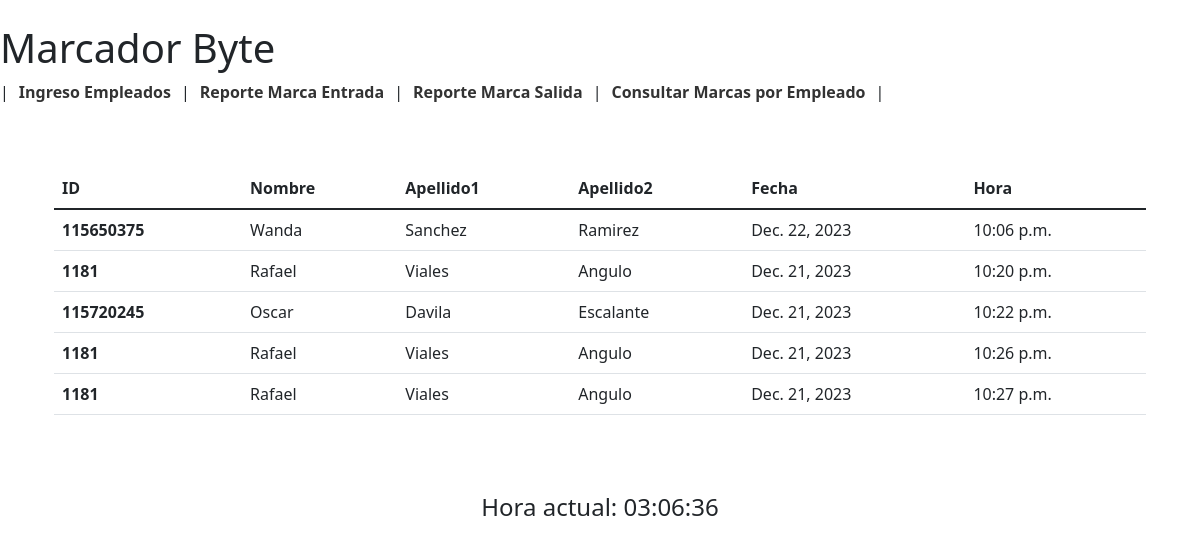
Page /ListaMarcasSalida/ on the earlier database version.
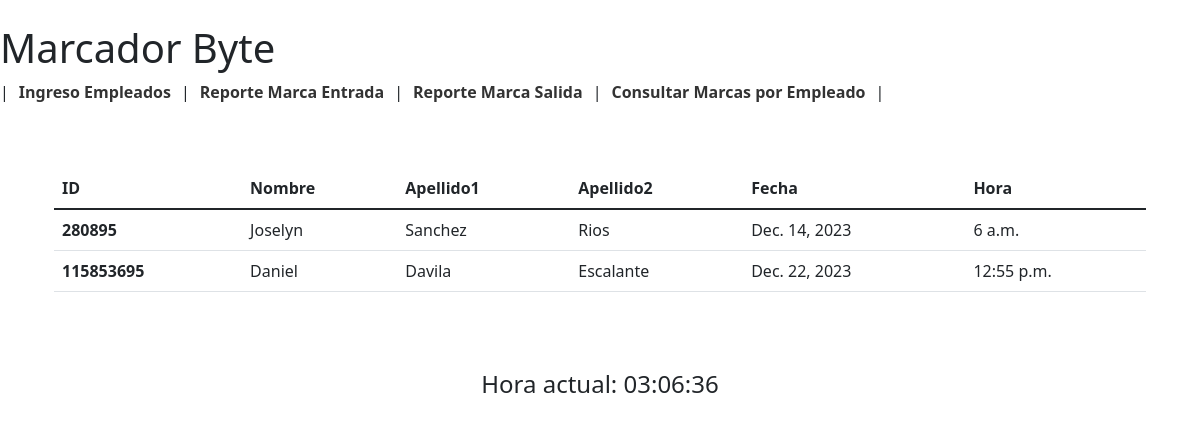
Same page on the later database version.
### Marcador_Byte/models.py (models this page shows, shortened)
class Marcas2(models.Model):
    marca_id = models.AutoField(primary_key=True, verbose_name="Marca ID")
    fecha = models.DateField(verbose_name="Fecha")
    hora = models.TimeField(verbose_name="Hora")
    empleado = models.ForeignKey(Empleado, on_delete=models.CASCADE, verbose_name="Empleado")

class Empleado(models.Model):
    empleado_id = models.IntegerField(primary_key=True, verbose_name="ID Empleado", unique=True)
    nombre = models.CharField(max_length=255, verbose_name="Nombre")
    apellido1 = models.CharField(max_length=255, verbose_name="Apellido 1")
    apellido2 = models.CharField(max_length=255, verbose_name="Apellido 2")

### Marcador_Byte/views.py (the view)
# urls.py: path('ListaMarcasSalida/', views.ListaMarcasSalida, name='ListaMarcasSalida'),
def ListaMarcasSalida(request):
    marcassalida= Marcas2.objects.all()
    return render(request, 'tabla_marca_salida.html',{'marcassalida': marcassalida})

### Marcador_Byte/templates/tabla_marca_salida.html (shortened to what this page needs)
{% extends "./supervisor_panel.html" %}
{% block body %}
<div class="container py-4">
    <table class="table">
        <thead>
            <tr>
                <th scope="col">ID</th>
                <th scope="col">Nombre</th>
                <th scope="col">Apellido1</th>
                <th scope="col">Apellido2</th>
                <th scope="col">Fecha</th>
                <th scope="col">Hora</th>
            </tr>
        </thead>
        <tbody>
            {% for marcasalida in marcassalida %}
            <tr>
                <th scope="row">{{ marcasalida.empleado_id }}</th>
                <td>{{ marcasalida.empleado.nombre }}</td>
                <td>{{ marcasalida.empleado.apellido1 }}</td>
                <td>{{ marcasalida.empleado.apellido2 }}</td>
                <td>{{ marcasalida.fecha }}</td>
                <td>{{ marcasalida.hora }}</td>
            </tr>
            {% endfor %}
        </tbody>
    </table>
</div>
{% endblock %}

Differences in the rows shown:
removed Marcas2: empleado_id "115650375", empleado.nombre "Wanda", empleado.apellido1 "Sanchez", empleado.apellido2 "Ramirez", fecha "Dec. 22, 2023", hora "10:06 p.m."
removed Marcas2: empleado_id "1181", empleado.nombre "Rafael", empleado.apellido1 "Viales", empleado.apellido2 "Angulo", fecha "Dec. 21, 2023", hora "10:20 p.m."
removed Marcas2: empleado_id "115720245", empleado.nombre "Oscar", empleado.apellido1 "Davila", empleado.apellido2 "Escalante", fecha "Dec. 21, 2023", hora "10:22 p.m."
removed Marcas2: empleado_id "1181", empleado.nombre "Rafael", empleado.apellido1 "Viales", empleado.apellido2 "Angulo", fecha "Dec. 21, 2023", hora "10:26 p.m."
removed Marcas2: empleado_id "1181", empleado.nombre "Rafael", empleado.apellido1 "Viales", empleado.apellido2 "Angulo", fecha "Dec. 21, 2023", hora "10:27 p.m."
added Marcas2: empleado_id "280895", empleado.nombre "Joselyn", empleado.apellido1 "Sanchez", empleado.apellido2 "Rios", fecha "Dec. 14, 2023", hora "6 a.m."
added Marcas2: empleado_id "115853695", empleado.nombre "Daniel", empleado.apellido1 "Davila", empleado.apellido2 "Escalante", fecha "Dec. 22, 2023", hora "12:55 p.m."
